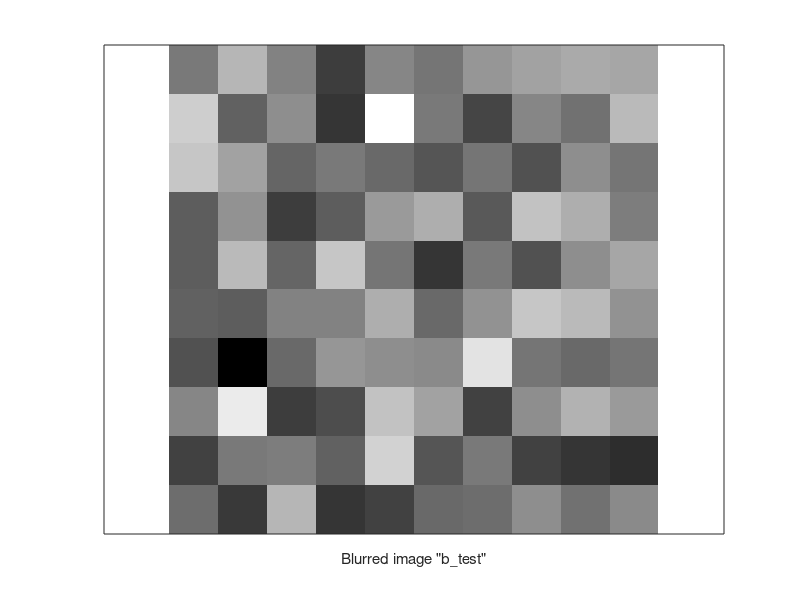
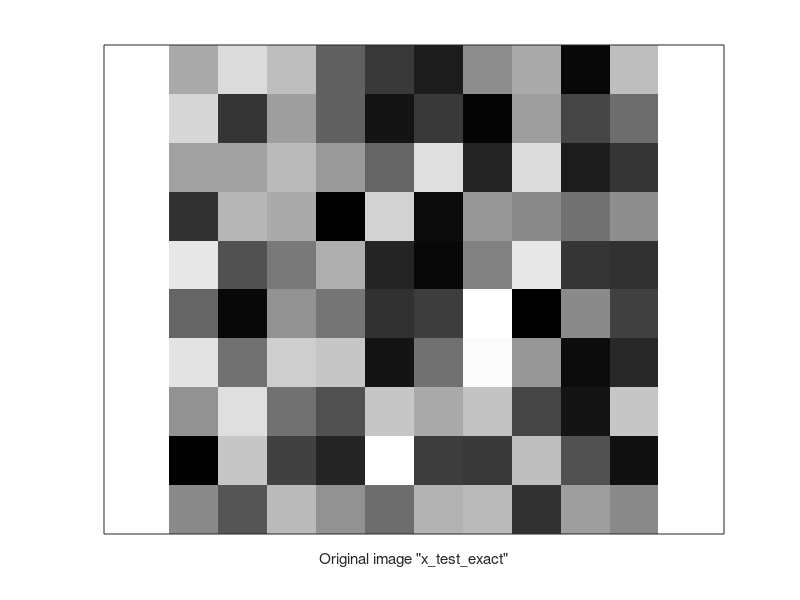

These figures' MATLAB source, in order: (Note: this script raises an error after producing the figures.)
close all;
clear; clc;

%% Exercise 3.2

% Validate Test values
load('test_data/A_test.mat');
load('test_data/x_test_exact.mat');
load('test_data/b_test.mat');


% Show the "b_test" blurred original image
figure
imagesc(reshape(b_test, [10, 10]), 'CDataMapping', 'scaled');
colormap(gray); 
axis equal;  
set(gca, 'XTick', []);
set(gca, 'YTick', []);
xlabel('Blurred image "b\_test"');

% Show the "x_test_exact" original image
figure
imagesc(reshape(x_test_exact, [10, 10]), 'CDataMapping', 'scaled');
colormap(gray); 
axis equal;  
set(gca, 'XTick', []);
set(gca, 'YTick', []);
xlabel('Original image "x\_test\_exact"');



%Initializing variables
A_matrix=A_test;
b_vector=b_test;
x0=ones(1,size(A_matrix,1))'; % vector of only 1's values
max_itr=maxItr;
tol=cutOff;

%Compute the Conjugate Gradient
[x,rvec] = myCG(A_matrix,b_vector,x0,max_itr,tol);

% Show the result of the system "Ax=b"
figure;
new_b=A_matrix*x;
imagesc(reshape(new_b, [10, 10]), 'CDataMapping', 'scaled');
colormap(gray);  
axis equal;  
set(gca, 'XTick', []);
set(gca, 'YTick', []);
xlabel('Blurred image obtained from "myCG" results');


% Show the deblurred "myCG" result image
figure;
imagesc(reshape(x, [10, 10]), 'CDataMapping', 'scaled');
colormap(gray);  
axis equal;  
set(gca, 'XTick', []);
set(gca, 'YTick', []);
xlabel('Deblurred image obtained from "myCG" results');


%Plot the convergence graph (residual value vs number of iteration)
figure;
semilogy(rvec, '-b');
title('Convergence Plot');
xlabel('Iteration');
ylabel('Residual value');


%% Exercise 3.3 

%Obtaine the eigenvalues of matrix "A_matrix"
eigevalues=eig(A_matrix);

%Plot the value of each eigenvalues of the matrix
figure;
bar(eigevalues);
set(gca, 'YScale', 'log');
title('Eigenvalues Plot');
xlabel('Value');
ylabel('Eigenvalue');

% compute the condition number of the matrix
min_eigenVal=min(eigevalues);
max_eigenVal=max(eigevalues);

% Compute the condition number of the matrix 'A_matrix'
cond_number=max_eigenVal/min_eigenVal;



%% Exercise 4 
clear all;

%% Exercise 4.1
%Load deblurring problem data
load('A.mat')
load('B.mat')


% Plot blurred initial picture 
figure;
imagesc(B, 'CDataMapping', 'scaled');
colormap(gray);  
axis equal;  
set(gca, 'XTick', []);
set(gca, 'YTick', []);
xlabel('Initilal blurred image');



% Compute "pcg" function results

%Setting the parameters
b=B(:); % vectorization of blurred image B
n=size(B,1);
max_iter=200;
tol=1e-10;


% Incomplete Cholensky factorial parameters

%pre-multiplication with A^T
A_positive=A'*A; % necessary to guarantee a positive-defined matrix 
b_positive=A'*b; 

options.type = 'nofill'; % incomplete Cholesky factor with zero-fill
options.diagcomp=0.01; % diagonal shift of 0.01 used to guarantee the existance of IC factor

%Compute the incomplete Cholesky factorization
IC_matrix = ichol(A_positive, options); 

%Execute the "pcg" function
[x,~,~,~,resid_vect]= pcg(A_positive,b_positive,tol,max_iter,IC_matrix,IC_matrix');

% Plot pcg results

% Plot the "pcg" function result 
figure;
imagesc(reshape(x, [n,n]), 'CDataMapping', 'scaled');
colormap(gray); 
axis equal; 
set(gca, 'XTick', []);
set(gca, 'YTick', []);
xlabel('"pcg" result deblurred image');

% Plot the convergence graph of "pcg" result (residual values vs iterations number)

figure;
semilogy(resid_vect, '-b');
title('"pcg" convergence Plot');
xlabel('Iteration');
ylabel('Residual value');



% Compute "myCG" function result
x0=ones(1,size(A,1))'; % vector of only 1's values

%Execute the "myCG" function
[x,relres] = myCG(A_positive,b_positive,x0,max_iter,tol); % NOTE : the pre-multiplication is necessary to correctly plot the data

% Plot "myCG" result
figure;
imagesc(reshape(x, [n, n]), 'CDataMapping', 'scaled');
colormap(gray); 
axis equal;  
set(gca, 'XTick', []);
set(gca, 'YTick', []);
xlabel('"myCG" result deblurred image');

% Plot the convergence graph of "myCG" result (residual values vs iterations number)
figure;
semilogy(relres, '-b');
title('"myCG" convergence Plot');
xlabel('Iteration');
ylabel('Residual value');


